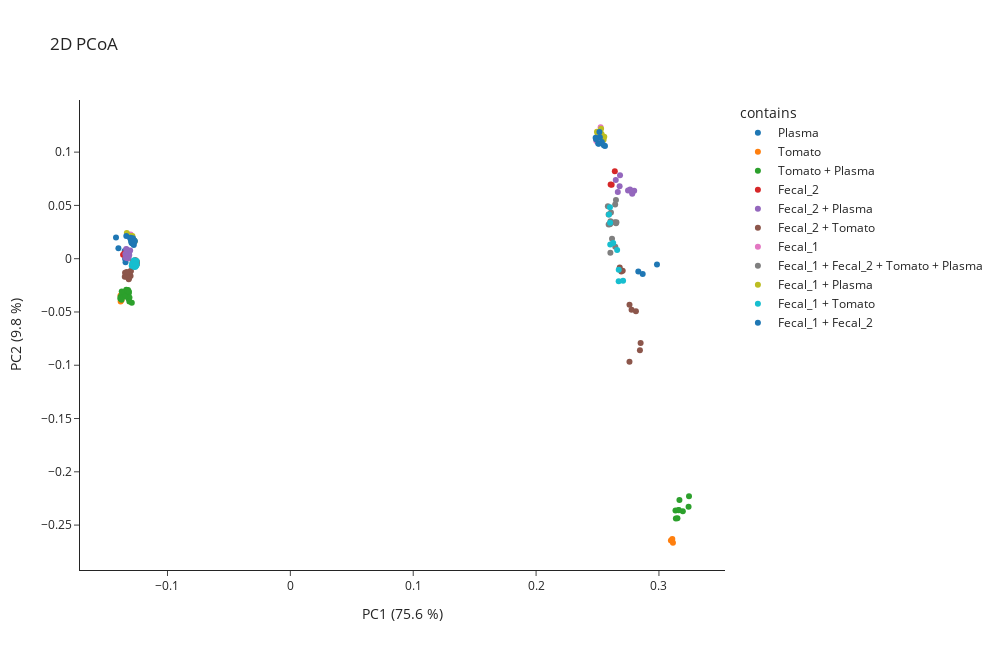

The code cell stored with this chart in its notebook:
### Markdown cell above
PCoA plot of the first 2 components show that the main parameter to discriminate our samples is the Instrument

### Code cell
memo.visualization.plot_pcoa_2d(
    matrix= memo_merged.memo_matrix,
    df_metadata=df_meta,
    metric= 'braycurtis',
    filename_col = 'Filename',
    group_col='contains',
    norm = True,
    scaling= False,
    pc_to_plot = [1,2]
)

### Figure 1 — Plotly figure (JSON) as saved in the notebook; plotly's stock layout.template omitted (floating-point values rounded to 4 significant figures)
{"data": [{"hovertemplate": "<b>%{hovertext}</b><br><br>contains=Plasma<br>PC1 (75.6 %)=%{x}<br>PC2 (9.8 %)=%{y}<extra></extra>", "hovertext": ["QEC18_NIST_20181227102029.mzML", "QEC18_NIST_20181227182328.mzML", "QEC18_NIST.mzML", "QEC18RT_NIST_20181228191835.mzML", "QEC18RT_NIST_20181229031403.mzML", "QEC18RT_NIST.mzML", "C18_NIST_GA4_01_19419.mzML", "C18_NIST_GA4_01_19439.mzML", "C18_NIST_GA4_01_19461.mzML"], "legendgroup": "Plasma", "marker": {"color": "#1F77B4", "symbol": "circle"}, "mode": "markers", "name": "Plasma", "orientation": "v", "showlegend": true, "type": "scatter", "x": [-0.1349, -0.1314, -0.1419, -0.1345, -0.1341, -0.1399, 0.2868, 0.2984, 0.2832], "xaxis": "x", "y": [0.007256, 0.00476, 0.01986, -1.425e-05, -0.003253, 0.009747, -0.01427, -0.005366, -0.01207], "yaxis": "y"}, {"hovertemplate": "<b>%{hovertext}</b><br><br>contains=Tomato<br>PC1 (75.6 %)=%{x}<br>PC2 (9.8 %)=%{y}<extra></extra>", "hovertext": ["QEC18_To_20181227204313.mzML", "QEC18_To_20181227231513.mzML", "QEC18_To.mzML", "QEC18RT_To_20181229050805.mzML", "QEC18RT_To_20181229074015.mzML", "QEC18RT_To.mzML", "C18_To_GA3_01_19427.mzML", "C18_To_GA3_01_19465.mzML", "C18_To_GA3_01_19475.mzML"], "legendgroup": "Tomato", "marker": {"color": "#FF7F0E", "symbol": "circle"}, "mode": "markers", "name": "Tomato", "orientation": "v", "showlegend": true, "type": "scatter", "x": [-0.1381, -0.1365, -0.1373, -0.1376, -0.1382, -0.1377, 0.3097, 0.3109, 0.3114], "xaxis": "x", "y": [-0.04007, -0.03548, -0.03867, -0.03474, -0.03464, -0.03592, -0.2644, -0.263, -0.2666], "yaxis": "y"}, {"hovertemplate": "<b>%{hovertext}</b><br><br>contains=Tomato + Plasma<br>PC1 (75.6 %)=%{x}<br>PC2 (9.8 %)=%{y}<extra></extra>", "hovertext": ["QEC18_To-1_NIST-3_20181227172525.mzML", "QEC18_To-1_NIST-3_20181227214013.mzML", "QEC18_To-1_NIST-3.mzML", "QEC18_To-1_NIST-1_20181227111754.mzML", "QEC18_To-1_NIST-1_20181228010915.mzML", "QEC18_To-1_NIST-1.mzML", "QEC18_To-3_NIST-1_20181227074824.mzML", "QEC18_To-3_NIST-1_20181227160801.mzML", "QEC18_To-3_NIST-1.mzML", "QEC18RT_To-1_NIST-3_20181229021701.mzML", "QEC18RT_To-1_NIST-3_20181229060507.mzML", "QEC18RT_To-1_NIST-3.mzML", "QEC18RT_To-1_NIST-1_20181228201537.mzML", "QEC18RT_To-1_NIST-1_20181229093419.mzML", "QEC18RT_To-1_NIST-1.mzML", "QEC18RT_To-3_NIST-1_20181228162117.mzML", "QEC18RT_To-3_NIST-1_20181229010055.mzML", "QEC18RT_To-3_NIST-1.mzML", "C18_To-1_NIST-3_GC3_01_19450.mzML", "C18_To-1_NIST-3_GC3_01_19459.mzML", "C18_To-1_NIST-3_GC3_01_19468.mzML", "C18_To-1_NIST-1_GC1_01_19402.mzML", "C18_To-1_NIST-1_GC1_01_19442.mzML", "C18_To-1_NIST-1_GC1_01_19481.mzML", "C18_To-3_NIST-1_GC2_01_19412.mzML", "C18_To-3_NIST-1_GC2_01_19432.mzML", "C18_To-3_NIST-1_GC2_01_19455.mzML"], "legendgroup": "Tomato + Plasma", "marker": {"color": "#2CA02C", "symbol": "circle"}, "mode": "markers", "name": "Tomato + Plasma", "orientation": "v", "showlegend": true, "type": "scatter", "x": [-0.1321, -0.1316, -0.1313, -0.1318, -0.1324, -0.129, -0.131, -0.131, -0.1343, -0.1336, -0.1326, -0.1358, -0.1381, -0.1367, -0.1349, -0.1384, -0.1374, -0.1372, 0.3245, 0.3167, 0.3241, 0.3135, 0.3195, 0.316, 0.315, 0.3161, 0.3138], "xaxis": "x", "y": [-0.02943, -0.03276, -0.03092, -0.03747, -0.03377, -0.04137, -0.03649, -0.04018, -0.0337, -0.02917, -0.03044, -0.03126, -0.03564, -0.03303, -0.03549, -0.03734, -0.03864, -0.03068, -0.223, -0.2264, -0.2329, -0.2363, -0.2371, -0.2359, -0.2437, -0.2362, -0.2439], "yaxis": "y"}, {"hovertemplate": "<b>%{hovertext}</b><br><br>contains=Fecal_2<br>PC1 (75.6 %)=%{x}<br>PC2 (9.8 %)=%{y}<extra></extra>", "hovertext": ["QEC18_F2_20181227121553.mzML", "QEC18_F2_20181228001213.mzML", "QEC18_F2.mzML", "QEC18RT_F2_20181228211241.mzML", "QEC18RT_F2_20181229083715.mzML", "QEC18RT_F2.mzML", "C18_F2_GA2_01_19405.mzML", "C18_F2_GA2_01_19444.mzML", "C18_F2_GA2_01_19478.mzML"], "legendgroup": "Fecal_2", "marker": {"color": "#D62728", "symbol": "circle"}, "mode": "markers", "name": "Fecal_2", "orientation": "v", "showlegend": true, "type": "scatter", "x": [-0.1343, -0.1324, -0.1325, -0.1344, -0.135, -0.1362, 0.2615, 0.2607, 0.2641], "xaxis": "x", "y": [0.004305, 0.006469, 0.003631, 0.00331, 0.005054, 0.003811, 0.0693, 0.06961, 0.08214], "yaxis": "y"}, {"hovertemplate": "<b>%{hovertext}</b><br><br>contains=Fecal_2 + Plasma<br>PC1 (75.6 %)=%{x}<br>PC2 (9.8 %)=%{y}<extra></extra>", "hovertext": ["QEC18_F2-1_NIST-3_20181227103932.mzML", "QEC18_F2-1_NIST-3_20181227145038.mzML", "QEC18_F2-1_NIST-3.mzML", "QEC18_F2-1_NIST-1_20181227212113.mzML", "QEC18_F2-1_NIST-1_20181227233413.mzML", "QEC18_F2-1_NIST-1.mzML", "QEC18_F2-3_NIST-1_20181227162723.mzML", "QEC18_F2-3_NIST-1_20181228005015.mzML", "QEC18_F2-3_NIST-1.mzML", "QEC18RT_F2-1_NIST-3_20181228193737.mzML", "QEC18RT_F2-1_NIST-3_20181228234449.mzML", "QEC18RT_F2-1_NIST-3.mzML", "QEC18RT_F2-1_NIST-1_20181229054607.mzML", "QEC18RT_F2-1_NIST-1_20181229075915.mzML", "QEC18RT_F2-1_NIST-1.mzML", "QEC18RT_F2-3_NIST-1_20181229011957.mzML", "QEC18RT_F2-3_NIST-1_20181229091519.mzML", "QEC18RT_F2-3_NIST-1.mzML", "C18_F2-1_NIST-3_GD4_01_19403.mzML", "C18_F2-1_NIST-3_GD4_01_19440.mzML", "C18_F2-1_NIST-3_GD4_01_19452.mzML", "C18_F2-1_NIST-1_GD2_01_19428.mzML", "C18_F2-1_NIST-1_GD2_01_19467.mzML", "C18_F2-1_NIST-1_GD2_01_19476.mzML", "C18_F2-3_NIST-1_GD3_01_19436.mzML", "C18_F2-3_NIST-1_GD3_01_19456.mzML", "C18_F2-3_NIST-1_GD3_01_19480.mzML"], "legendgroup": "Fecal_2 + Plasma", "marker": {"color": "#9467BD", "symbol": "circle"}, "mode": "markers", "name": "Fecal_2 + Plasma", "orientation": "v", "showlegend": true, "type": "scatter", "x": [-0.1304, -0.1336, -0.1317, -0.1326, -0.1321, -0.1311, -0.1335, -0.1327, -0.133, -0.1327, -0.1324, -0.1321, -0.1341, -0.1331, -0.1322, -0.1336, -0.1327, -0.1343, 0.2783, 0.2799, 0.2748, 0.2665, 0.2765, 0.2782, 0.268, 0.2649, 0.2683], "xaxis": "x", "y": [0.007779, 0.009121, 0.001166, 0.006814, 0.004178, 0.003374, 0.005397, 0.007076, 0.008504, 0.002943, 0.004393, 0.001621, 0.001116, 0.0005516, 0.0003101, 0.001335, 0.004398, 0.004343, 0.06093, 0.06374, 0.06407, 0.06259, 0.06492, 0.06218, 0.06792, 0.07377, 0.07832], "yaxis": "y"}, {"hovertemplate": "<b>%{hovertext}</b><br><br>contains=Fecal_2 + Tomato<br>PC1 (75.6 %)=%{x}<br>PC2 (9.8 %)=%{y}<extra></extra>", "hovertext": ["QEC18_F2-1_To-3_20181226223728.mzML", "QEC18_F2-1_To-3_20181227041925.mzML", "QEC18_F2-1_To-3.mzML", "QEC18_F2-1_To-1_20181227150959.mzML", "QEC18_F2-1_To-1_20181228014719.mzML", "QEC18_F2-1_To-1.mzML", "QEC18_F2-3_To-1_20181227082626.mzML", "QEC18_F2-3_To-1_20181227164643.mzML", "QEC18_F2-3_To-1.mzML", "QEC18RT_F2-1_To-3_20181228071021.mzML", "QEC18RT_F2-1_To-3_20181228125213.mzML", "QEC18RT_F2-1_To-3.mzML", "QEC18RT_F2-1_To-1_20181229000349.mzML", "QEC18RT_F2-1_To-1_20181229101223.mzML", "QEC18RT_F2-1_To-1.mzML", "QEC18RT_F2-3_To-1_20181228165919.mzML", "QEC18RT_F2-3_To-1_20181229013857.mzML", "QEC18RT_F2-3_To-1.mzML", "C18_F2-1_To-3_GB8_01_19401.mzML", "C18_F2-1_To-3_GB8_01_19404.mzML", "C18_F2-1_To-3_GB8_01_19422.mzML", "C18_F2-1_To-1_GB6_01_19438.mzML", "C18_F2-1_To-1_GB6_01_19453.mzML", "C18_F2-1_To-1_GB6_01_19483.mzML", "C18_F2-3_To-1_GB7_01_19409.mzML", "C18_F2-3_To-1_GB7_01_19434.mzML", "C18_F2-3_To-1_GB7_01_19457.mzML"], "legendgroup": "Fecal_2 + Tomato", "marker": {"color": "#8C564B", "symbol": "circle"}, "mode": "markers", "name": "Fecal_2 + Tomato", "orientation": "v", "showlegend": true, "type": "scatter", "x": [-0.1315, -0.1319, -0.1315, -0.13, -0.1329, -0.1309, -0.1298, -0.132, -0.1301, -0.1317, -0.1348, -0.1337, -0.1333, -0.1317, -0.1328, -0.133, -0.1345, -0.1332, 0.276, 0.2845, 0.2851, 0.276, 0.2777, 0.2813, 0.2681, 0.2694, 0.2705], "xaxis": "x", "y": [-0.01932, -0.01676, -0.01852, -0.01627, -0.01552, -0.01507, -0.01163, -0.01456, -0.0118, -0.01804, -0.01693, -0.01676, -0.01452, -0.01398, -0.0153, -0.01399, -0.01327, -0.01258, -0.09662, -0.08593, -0.07902, -0.04313, -0.04803, -0.0494, -0.008211, -0.01207, -0.01128], "yaxis": "y"}, {"hovertemplate": "<b>%{hovertext}</b><br><br>contains=Fecal_1<br>PC1 (75.6 %)=%{x}<br>PC2 (9.8 %)=%{y}<extra></extra>", "hovertext": ["QEC18_F1_20181227030329.mzML", "QEC18_F1_20181228032223.mzML", "QEC18_F1.mzML", "QEC18RT_F1_20181228113615.mzML", "QEC18RT_F1_20181229114729.mzML", "QEC18RT_F1.mzML", "C18_F1_GA1_01_19410.mzML", "C18_F1_GA1_01_19418.mzML", "C18_F1_GA1_01_19488.mzML"], "legendgroup": "Fecal_1", "marker": {"color": "#E377C2", "symbol": "circle"}, "mode": "markers", "name": "Fecal_1", "orientation": "v", "showlegend": true, "type": "scatter", "x": [-0.1301, -0.13, -0.1305, -0.1291, -0.128, -0.1281, 0.254, 0.2491, 0.2525], "xaxis": "x", "y": [0.02058, 0.02279, 0.0203, 0.01862, 0.0174, 0.01668, 0.112, 0.1105, 0.1233], "yaxis": "y"}, {"hovertemplate": "<b>%{hovertext}</b><br><br>contains=Fecal_1 + Fecal_2 + Tomato + Plasma<br>PC1 (75.6 %)=%{x}<br>PC2 (9.8 %)=%{y}<extra></extra>", "hovertext": ["QEC18_F1-1_F2-1_NIST-2_To-1_20181227152919.mzML", "QEC18_F1-1_F2-1_NIST-2_To-1_20181227225613.mzML", "QEC18_F1-1_F2-1_NIST-2_To-1.mzML", "QEC18_F1-1_F2-1_NIST-1_To-2_20181227113714.mzML", "QEC18_F1-1_F2-1_NIST-1_To-2_20181227184249.mzML", "QEC18_F1-1_F2-1_NIST-1_To-2.mzML", "QEC18_F1-1_F2-2_NIST-1_To-1_20181227065123.mzML", "QEC18_F1-1_F2-2_NIST-1_To-1_20181228034123.mzML", "QEC18_F1-1_F2-2_NIST-1_To-1.mzML", "QEC18_Qcmix_begin.mzML", "QEC18_Qcmix_middle.mzML", "QEC18_Qcmix_end.mzML", "QEC18_Qcmix_end_20181228041923.mzML", "QEC18RT_Qcmix_begin.mzML", "QEC18RT_Qcmix_middle.mzML", "QEC18RT_Qcmix_end.mzML", "QEC18_F1-1_F2-1_NIST-1_To-1_20181227125436.mzML", "QEC18_F1-1_F2-1_NIST-1_To-1_20181227135238.mzML", "QEC18_F1-1_F2-1_NIST-1_To-1.mzML", "QEC18_F1-2_F2-1_NIST-1_To-1_20181228020619.mzML", "QEC18_F1-2_F2-1_NIST-1_To-1_20181228022521.mzML", "QEC18_F1-2_F2-1_NIST-1_To-1.mzML", "QEC18RT_F1-1_F2-1_NIST-2_To-1_20181229002251.mzML", "QEC18RT_F1-1_F2-1_NIST-2_To-1_20181229072113.mzML", "QEC18RT_F1-1_F2-1_NIST-2_To-1.mzML", "QEC18RT_F1-1_F2-1_NIST-1_To-2_20181228203439.mzML", "QEC18RT_F1-1_F2-1_NIST-1_To-2_20181229033303.mzML", "QEC18RT_F1-1_F2-1_NIST-1_To-2.mzML", "QEC18RT_F1-1_F2-2_NIST-1_To-1_20181228152413.mzML", "QEC18RT_F1-1_F2-2_NIST-1_To-1_20181229120629.mzML", "QEC18RT_F1-1_F2-2_NIST-1_To-1.mzML", "QEC18RT_F1-1_F2-1_NIST-1_To-1_20181228215043.mzML", "QEC18RT_F1-1_F2-1_NIST-1_To-1_20181228224749.mzML", "QEC18RT_F1-1_F2-1_NIST-1_To-1.mzML", "QEC18RT_F1-2_F2-1_NIST-1_To-1_20181229103125.mzML", "QEC18RT_F1-2_F2-1_NIST-1_To-1_20181229105027.mzML", "QEC18RT_F1-2_F2-1_NIST-1_To-1.mzML", "C18_F1-1_F2-1_NIST-2_To-1_GA7_01_19426.mzML", "C18_F1-1_F2-1_NIST-2_To-1_GA7_01_19454.mzML", "C18_F1-1_F2-1_NIST-2_To-1_GA7_01_19474.mzML", "C18_F1-1_F2-1_NIST-1_To-2_GB1_01_19441.mzML", "C18_F1-1_F2-1_NIST-1_To-2_GB1_01_19443.mzML", "C18_F1-1_F2-1_NIST-1_To-2_GB1_01_19462.mzML", "C18_F1-1_F2-2_NIST-1_To-1_GA8_01_19414.mzML", "C18_F1-1_F2-2_NIST-1_To-1_GA8_01_19429.mzML", "C18_F1-1_F2-2_NIST-1_To-1_GA8_01_19489.mzML", "C18_F1-1_F2-1_NIST-1_To-1_GA6_01_19415.mzML", "C18_F1-1_F2-1_NIST-1_To-1_GA6_01_19447.mzML", "C18_F1-1_F2-1_NIST-1_To-1_GA6_01_19491.mzML", "C18_F1-2_F2-1_NIST-1_To-1_GB2_01_19425.mzML", "C18_F1-2_F2-1_NIST-1_To-1_GB2_01_19484.mzML", "C18_F1-2_F2-1_NIST-1_To-1_GB2_01_19485.mzML"], "legendgroup": "Fecal_1 + Fecal_2 + Tomato + Plasma", "marker": {"color": "#7F7F7F", "symbol": "circle"}, "mode": "markers", "name": "Fecal_1 + Fecal_2 + Tomato + Plasma", "orientation": "v", "showlegend": true, "type": "scatter", "x": [-0.1256, -0.1262, -0.1249, -0.1255, -0.126, -0.1257, -0.1251, -0.1261, -0.1265, -0.1268, -0.1257, -0.1261, -0.1257, -0.1267, -0.1262, -0.1273, -0.1259, -0.1255, -0.1272, -0.1266, -0.1248, -0.1252, -0.1265, -0.1284, -0.1269, -0.1258, -0.1268, -0.1265, -0.1254, -0.1275, -0.1268, -0.1264, -0.127, -0.1273, -0.1266, -0.1258, -0.1264, 0.2591, 0.2591, 0.2651, 0.2618, 0.2645, 0.2605, 0.2601, 0.2606, 0.261, 0.264, 0.2604, 0.2654, 0.2584, 0.265, 0.2644], "xaxis": "x", "y": [-0.004095, -0.003904, -0.004726, -0.006481, -0.005434, -0.005568, -0.003888, -0.001307, -0.002931, -0.003423, -0.004603, -0.004661, -0.004538, -0.003161, -0.004785, -0.003566, -0.002564, -0.004303, -0.002967, -0.002576, -0.003083, -0.002594, -0.004548, -0.002968, -0.004641, -0.004607, -0.004686, -0.005875, -0.005452, -0.00246, -0.003853, -0.00419, -0.004047, -0.003235, -0.003645, -0.003262, -0.003872, 0.03197, 0.04154, 0.03331, 0.01864, 0.01128, 0.005487, 0.03238, 0.03516, 0.04343, 0.03429, 0.03285, 0.03415, 0.0493, 0.05502, 0.05091], "yaxis": "y"}, {"hovertemplate": "<b>%{hovertext}</b><br><br>contains=Fecal_1 + Plasma<br>PC1 (75.6 %)=%{x}<br>PC2 (9.8 %)=%{y}<extra></extra>", "hovertext": ["QEC18_F1-1_NIST-3_20181227133316.mzML", "QEC18_F1-1_NIST-3_20181228012817.mzML", "QEC18_F1-1_NIST-3.mzML", "QEC18_F1-1_NIST-1_20181227210213.mzML", "QEC18_F1-1_NIST-1_20181227215913.mzML", "QEC18_F1-1_NIST-1.mzML", "QEC18_F1-3_NIST-1_20181227045725.mzML", "QEC18_F1-3_NIST-1_20181227170603.mzML", "QEC18_F1-3_NIST-1.mzML", "QEC18RT_F1-1_NIST-3_20181228222847.mzML", "QEC18RT_F1-1_NIST-3_20181229095321.mzML", "QEC18RT_F1-1_NIST-3.mzML", "QEC18RT_F1-1_NIST-1_20181229052705.mzML", "QEC18RT_F1-1_NIST-1_20181229062407.mzML", "QEC18RT_F1-1_NIST-1.mzML", "QEC18RT_F1-3_NIST-1_20181228133015.mzML", "QEC18RT_F1-3_NIST-1_20181229015759.mzML", "QEC18RT_F1-3_NIST-1.mzML", "C18_F1-1_NIST-3_GD1_01_19400.mzML", "C18_F1-1_NIST-3_GD1_01_19449.mzML", "C18_F1-1_NIST-3_GD1_01_19482.mzML", "C18_F1-1_NIST-1_GC7_01_19464.mzML", "C18_F1-1_NIST-1_GC7_01_19466.mzML", "C18_F1-1_NIST-1_GC7_01_19469.mzML", "C18_F1-3_NIST-1_GC8_01_19407.mzML", "C18_F1-3_NIST-1_GC8_01_19424.mzML", "C18_F1-3_NIST-1_GC8_01_19458.mzML"], "legendgroup": "Fecal_1 + Plasma", "marker": {"color": "#BCBD22", "symbol": "circle"}, "mode": "markers", "name": "Fecal_1 + Plasma", "orientation": "v", "showlegend": true, "type": "scatter", "x": [-0.13, -0.1287, -0.1331, -0.1284, -0.1286, -0.1285, -0.1291, -0.1289, -0.1303, -0.127, -0.1282, -0.1294, -0.1267, -0.128, -0.1277, -0.128, -0.1291, -0.1275, 0.2533, 0.2555, 0.255, 0.2523, 0.2529, 0.2531, 0.25, 0.2501, 0.2496], "xaxis": "x", "y": [0.02094, 0.01842, 0.0241, 0.01789, 0.0199, 0.02124, 0.0198, 0.02068, 0.02119, 0.01716, 0.01451, 0.01691, 0.01602, 0.01519, 0.01776, 0.01631, 0.01821, 0.01706, 0.117, 0.1144, 0.1116, 0.1171, 0.1219, 0.117, 0.1181, 0.116, 0.1191], "yaxis": "y"}, {"hovertemplate": "<b>%{hovertext}</b><br><br>contains=Fecal_1 + Tomato<br>PC1 (75.6 %)=%{x}<br>PC2 (9.8 %)=%{y}<extra></extra>", "hovertext": ["QEC18_F1-1_To-3_20181227174446.mzML", "QEC18_F1-1_To-3_20181227223713.mzML", "QEC18_F1-1_To-3.mzML", "QEC18_F1-1_To-1_20181227043825.mzML", "QEC18_F1-1_To-1_20181227123513.mzML", "QEC18_F1-1_To-1.mzML", "QEC18_F1-3_To-1_20181228003115.mzML", "QEC18_F1-3_To-1_20181228024423.mzML", "QEC18_F1-3_To-1.mzML", "QEC18RT_F1-1_To-3_20181229023601.mzML", "QEC18RT_F1-1_To-3_20181229070211.mzML", "QEC18RT_F1-1_To-3.mzML", "QEC18RT_F1-1_To-1_20181228131115.mzML", "QEC18RT_F1-1_To-1_20181228213143.mzML", "QEC18RT_F1-1_To-1.mzML", "QEC18RT_F1-3_To-1_20181229085617.mzML", "QEC18RT_F1-3_To-1_20181229110929.mzML", "QEC18RT_F1-3_To-1.mzML", "C18_F1-1_To-3_GC6_01_19420.mzML", "C18_F1-1_To-3_GC6_01_19460.mzML", "C18_F1-1_To-3_GC6_01_19473.mzML", "C18_F1-1_To-1_GC4_01_19421.mzML", "C18_F1-1_To-1_GC4_01_19423.mzML", "C18_F1-1_To-1_GC4_01_19445.mzML", "C18_F1-3_To-1_GC5_01_19433.mzML", "C18_F1-3_To-1_GC5_01_19479.mzML", "C18_F1-3_To-1_GC5_01_19486.mzML"], "legendgroup": "Fecal_1 + Tomato", "marker": {"color": "#17BECF", "symbol": "circle"}, "mode": "markers", "name": "Fecal_1 + Tomato", "orientation": "v", "showlegend": true, "type": "scatter", "x": [-0.127, -0.1261, -0.1286, -0.1252, -0.1267, -0.1252, -0.1251, -0.1262, -0.126, -0.1282, -0.1291, -0.1281, -0.1273, -0.1261, -0.1285, -0.1274, -0.1269, -0.1262, 0.2673, 0.2672, 0.2708, 0.266, 0.2604, 0.2628, 0.2603, 0.2601, 0.2593], "xaxis": "x", "y": [-0.007741, -0.007669, -0.004619, -0.005748, -0.006734, -0.006124, -0.002066, -0.003601, -0.002856, -0.006529, -0.006589, -0.0047, -0.004809, -0.003369, -0.004836, -0.001804, -0.001641, -0.005009, -0.01044, -0.0212, -0.02067, 0.00824, 0.01329, 0.01483, 0.03373, 0.04828, 0.04138], "yaxis": "y"}, {"hovertemplate": "<b>%{hovertext}</b><br><br>contains=Fecal_1 + Fecal_2<br>PC1 (75.6 %)=%{x}<br>PC2 (9.8 %)=%{y}<extra></extra>", "hovertext": ["QEC18_F1-1_F2-3_20181227012831.mzML", "QEC18_F1-1_F2-3_20181227071023.mzML", "QEC18_F1-1_F2-3.mzML", "QEC18_F1-1_F2-1_20181227084526.mzML", "QEC18_F1-1_F2-1_20181227143118.mzML", "QEC18_F1-1_F2-1.mzML", "QEC18_F1-3_F2-1_20181227131356.mzML", "QEC18_F1-3_F2-1_20181227190209.mzML", "QEC18_F1-3_F2-1.mzML", "QEC18RT_F1-1_F2-3_20181228100117.mzML", "QEC18RT_F1-1_F2-3_20181228154315.mzML", "QEC18RT_F1-1_F2-3.mzML", "QEC18RT_F1-1_F2-1_20181228171821.mzML", "QEC18RT_F1-1_F2-1_20181228232549.mzML", "QEC18RT_F1-1_F2-1.mzML", "QEC18RT_F1-3_F2-1_20181228220945.mzML", "QEC18RT_F1-3_F2-1_20181229035205.mzML", "QEC18RT_F1-3_F2-1.mzML", "C18_F1-1_F2-3_GB5_01_19406.mzML", "C18_F1-1_F2-3_GB5_01_19413.mzML", "C18_F1-1_F2-3_GB5_01_19430.mzML", "C18_F1-1_F2-1_GB3_01_19411.mzML", "C18_F1-1_F2-1_GB3_01_19435.mzML", "C18_F1-1_F2-1_GB3_01_19451.mzML", "C18_F1-3_F2-1_GB4_01_19416.mzML", "C18_F1-3_F2-1_GB4_01_19448.mzML", "C18_F1-3_F2-1_GB4_01_19463.mzML"], "legendgroup": "Fecal_1 + Fecal_2", "marker": {"color": "#1F77B4", "symbol": "circle"}, "mode": "markers", "name": "Fecal_1 + Fecal_2", "orientation": "v", "showlegend": true, "type": "scatter", "x": [-0.1284, -0.1289, -0.1285, -0.1286, -0.1279, -0.1335, -0.1303, -0.1301, -0.1281, -0.1275, -0.1277, -0.1293, -0.128, -0.1296, -0.1274, -0.1268, -0.128, -0.1267, 0.2561, 0.2506, 0.2535, 0.2485, 0.2551, 0.251, 0.2515, 0.2519, 0.2488], "xaxis": "x", "y": [0.01447, 0.01472, 0.01722, 0.01858, 0.01729, 0.02136, 0.01899, 0.01975, 0.01911, 0.01283, 0.01389, 0.01486, 0.0144, 0.01652, 0.01633, 0.01684, 0.01654, 0.0164, 0.1057, 0.1082, 0.1096, 0.1134, 0.1064, 0.1078, 0.1189, 0.114, 0.1121], "yaxis": "y"}], "layout": {"height": 650, "legend": {"title": {"text": "contains"}, "tracegroupgap": 0}, "title": {"text": "2D PCoA"}, "width": 1000, "xaxis": {"anchor": "y", "domain": [0, 1], "title": {"text": "PC1 (75.6 %)"}}, "yaxis": {"anchor": "x", "domain": [0, 1], "title": {"text": "PC2 (9.8 %)"}}}}
